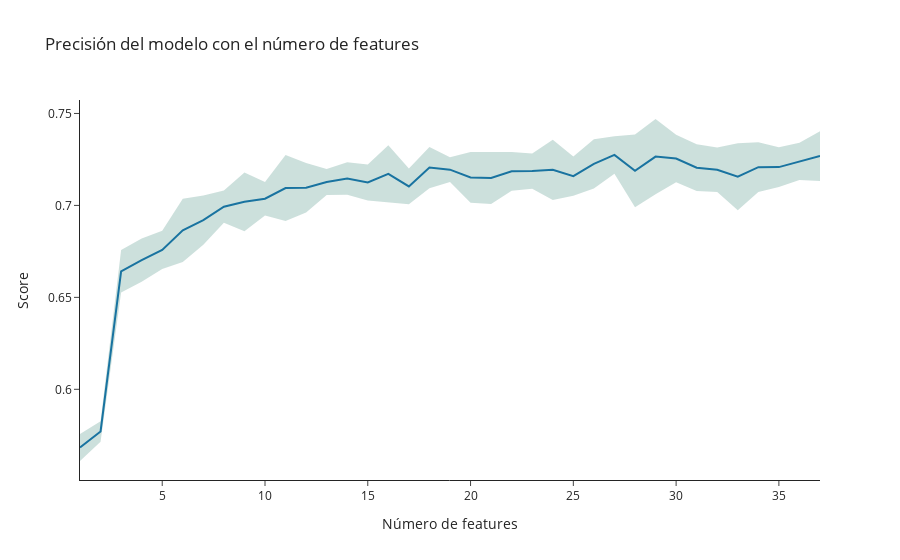

The notebook cell saved with this chart:
### Code cell
# === 0) Imports (los del HTML + métricas) ===
import numpy as np
import plotly.graph_objects as go
from sklearn.model_selection import cross_val_score



def plot_line_std(x, y, std):
    fig = go.Figure()
    fig.add_trace(go.Scatter(x=x, y=y, mode='lines', name='Main Line'))
    fig.add_trace(go.Scatter(x=np.concatenate([x, x[::-1]]),
                             y=np.concatenate([y - std, (y + std)[::-1]]),
                             fill='toself',
                             fillcolor='rgba(0,100,80,0.2)',
                             line=dict(color='rgba(255,255,255,0)'),
                             name='Variation'))
    fig.update_layout(title='Precisión del modelo con el número de features',
                      template='simple_white',
                      showlegend=False,
                      xaxis_title='Número de features',
                      yaxis_title='Score')
    fig.show()

# === 2) Obtener matriz transformada de TRAIN (como en el HTML) ===
prep = pipeline_xgboost.named_steps["prep"]
clf  = pipeline_xgboost.named_steps["clf"]

Xtr_enc = prep.transform(X_train)
feat_out = prep.get_feature_names_out()
Xtr_enc = pd.DataFrame(Xtr_enc.toarray() if hasattr(Xtr_enc, "toarray") else Xtr_enc,
                       columns=feat_out)

# === 3) Ranking por IMPORTANCIA (gain) y mapeo a variable original ===
booster = clf.get_booster()
gain_dict = booster.get_score(importance_type="gain")       # claves: f0,f1,...
gain_vals = [gain_dict.get(f"f{i}", 0.0) for i in range(len(feat_out))]
fi = (pd.DataFrame({"feature_out": feat_out, "gain": gain_vals})
        .sort_values("gain", ascending=False)
        .reset_index(drop=True))

def to_original(col):
    # 'cat__Nationality_AR' -> 'Nationality' ; 'num__Age' -> 'Age'
    if col.startswith("cat__"):
        return col[len("cat__"):].split("_", 1)[0]
    if col.startswith("num__"):
        return col[len("num__"):]
    return col

fi["orig_feature"] = fi["feature_out"].map(to_original)
fi_group = (fi.groupby("orig_feature", as_index=False)["gain"]
              .sum()
              .sort_values("gain", ascending=False))

# Orden de variables ORIGINALES por importancia
orig_rank = fi_group["orig_feature"].tolist()
print("Top 10 variables originales por 'gain':")
display(fi_group.head(10))

# === 4) Eliminación progresiva (como el HTML),
#        pero añadiendo features según el ranking de importancia ===
def cols_for_topk(k):
    keep_orig = set(orig_rank[:k])                     # top-k variables originales
    keep_cols = [c for c in Xtr_enc.columns           # columnas codificadas (dummies)
                 if to_original(c) in keep_orig]
    return keep_cols

cv = StratifiedKFold(n_splits=5, shuffle=True, random_state=42)

precision_scores = []
k_values = list(range(1, len(orig_rank) + 1))         # 1..#features_originales

for k in k_values:
    cols_k = cols_for_topk(k)
    # igual que en el HTML: usamos el CLF directamente sobre la matriz ya transformada
    scores = cross_val_score(
        clf, Xtr_enc[cols_k], y_train,
        cv=cv, scoring='precision_macro'
    )
    precision_scores.append(scores)

# Media y desviación para el gráfico
y_mean = np.array(precision_scores).mean(axis=1)
y_std  = np.array(precision_scores).std(axis=1)

plot_line_std(k_values, y_mean, y_std)

# === 5) Elegir el K óptimo y mostrar qué variables incluye ===
best_idx = int(np.argmax(y_mean))
best_k = k_values[best_idx]
print(f"K óptimo por CV (precision_macro): {best_k}  |  Score medio = {y_mean[best_idx]:.4f}")
print("Variables originales seleccionadas:")
print(orig_rank[:best_k])

### Figure 1 — Plotly figure (JSON) as saved in the notebook; plotly's stock layout.template omitted (floating-point values rounded to 4 significant figures)
{"data": [{"mode": "lines", "name": "Main Line", "type": "scatter", "x": [1, 2, 3, 4, 5, 6, 7, 8, 9, 10, 11, 12, 13, 14, 15, 16, 17, 18, 19, 20, 21, 22, 23, 24, 25, 26, 27, 28, 29, 30, 31, 32, 33, 34, 35, 36, 37], "y": [0.5683, 0.5771, 0.6642, 0.6703, 0.6758, 0.6864, 0.692, 0.6993, 0.702, 0.7036, 0.7094, 0.7096, 0.7127, 0.7147, 0.7125, 0.7172, 0.7103, 0.7206, 0.7195, 0.7152, 0.7149, 0.7186, 0.7187, 0.7193, 0.7159, 0.7226, 0.7275, 0.7188, 0.7265, 0.7255, 0.7205, 0.7194, 0.7156, 0.7208, 0.7208, 0.724, 0.7268]}, {"fill": "toself", "fillcolor": "rgba(0,100,80,0.2)", "line": {"color": "rgba(255,255,255,0)"}, "name": "Variation", "type": "scatter", "x": [1, 2, 3, 4, 5, 6, 7, 8, 9, 10, 11, 12, 13, 14, 15, 16, 17, 18, 19, 20, 21, 22, 23, 24, 25, 26, 27, 28, 29, 30, 31, 32, 33, 34, 35, 36, 37, 37, 36, 35, 34, 33, 32, 31, 30, 29, 28, 27, 26, 25, 24, 23, 22, 21, 20, 19, 18, 17, 16, 15, 14, 13, 12, 11, 10, 9, 8, 7, 6, 5, 4, 3, 2, 1], "y": [0.561, 0.5715, 0.6526, 0.6585, 0.6654, 0.6692, 0.6786, 0.6905, 0.686, 0.6945, 0.6915, 0.6961, 0.7056, 0.7058, 0.7026, 0.7016, 0.7006, 0.7093, 0.7128, 0.7014, 0.7007, 0.708, 0.7091, 0.7029, 0.7053, 0.7092, 0.7173, 0.699, 0.7061, 0.7126, 0.7078, 0.7073, 0.6973, 0.7073, 0.71, 0.7138, 0.7133, 0.7404, 0.7341, 0.7316, 0.7343, 0.7338, 0.7315, 0.7332, 0.7384, 0.747, 0.7386, 0.7377, 0.7359, 0.7266, 0.7357, 0.7283, 0.7291, 0.7291, 0.729, 0.7261, 0.7318, 0.72, 0.7327, 0.7223, 0.7235, 0.7199, 0.7231, 0.7273, 0.7127, 0.7179, 0.7081, 0.7054, 0.7036, 0.6862, 0.682, 0.6757, 0.5826, 0.5756]}], "layout": {"showlegend": false, "title": {"text": "Precisión del modelo con el número de features"}, "xaxis": {"title": {"text": "Número de features"}}, "yaxis": {"title": {"text": "Score"}}}}
